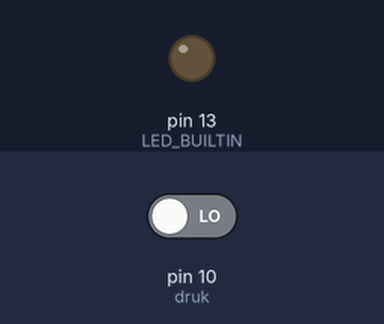
A sketch run on a simulated Arduino Uno, built with avr-gcc and run on an emulated ATmega328P. Parts: output pins drawn as LEDs (lit = HIGH). The inputs (shaded band) are chosen by the test bench; at power-on: pin 10 (druk) LOW.

Above: at 1.2 s.
1.3 s: pin 10 (druk) driven HIGH
At 2.1 s:
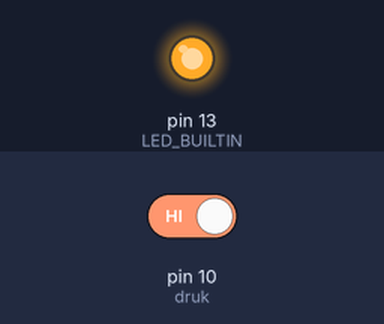
2.8 s: pin 10 (druk) driven LOW
At 3.2 s:
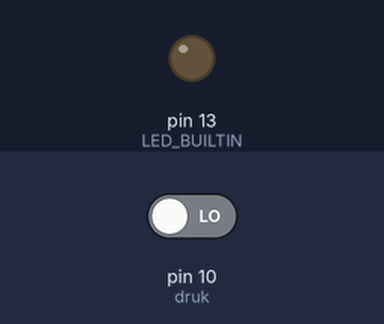
Timing chart, 0 to 5.8 s (numbered marks = the images above; inputs shaded):
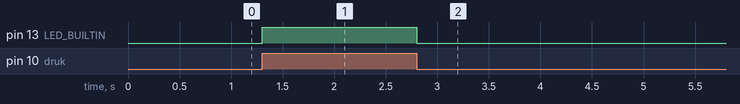

The sketch:

DigitalinputD3.ino
```cpp
int druk = 10;
int aan = 0;
int led = 0;
void setup() {
  // initialize digital pin LED_BUILTIN as an output.
  pinMode(LED_BUILTIN, OUTPUT);
  pinMode(druk, INPUT);
}

// the loop function runs over and over again forever
void loop() {
  aan = digitalRead(druk);
  if(aan==HIGH)
  {
    digitalWrite(LED_BUILTIN,HIGH);
  }
  else
  {
    digitalWrite(LED_BUILTIN,LOW);
  }
}
```

Measured:
- after the input at 1.3 s, pin 13 (LED_BUILTIN): LOW → HIGH at once
- after the input at 2.8 s, pin 13 (LED_BUILTIN): HIGH → LOW at once
